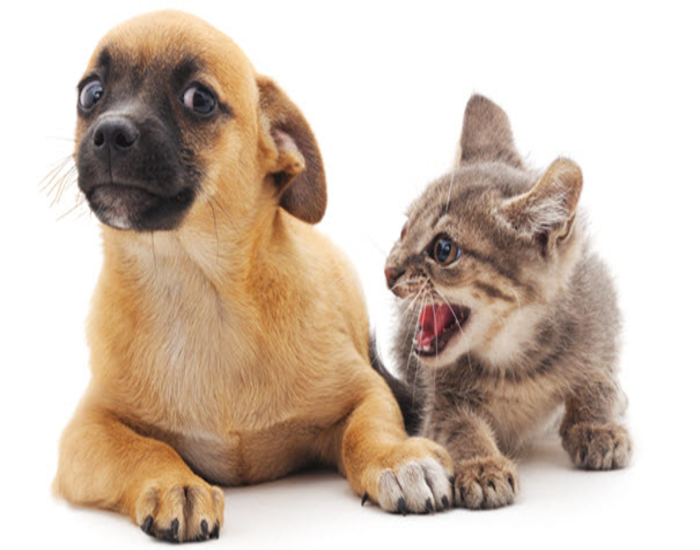
#> input picture 13_object_detection/catdog.png, 700 x 550 px, found by its file name
$ jupyter execute --allow-errors 01_bounding_boxes.ipynb
#> lines starting #> are read from the running program, lines starting #| are printed output that depends on the picture
[cell 1]
import matplotlib.pyplot as plt

import numpy as np

[cell 2]
img = plt.imread('../data/catdog.png')
#> img is the input picture: shape (550, 700, 3) float32; mean R, G, B 0.812, 0.746, 0.689
plt.imshow(img)

[cell 3]
def add_bbox(fig, bbox, color='black', label=None, text_color='white'):
    rect = plt.Rectangle(
        xy=(bbox[0], bbox[1]),
        width=bbox[2]-bbox[0], height=bbox[3]-bbox[1],
        fill=False, edgecolor=color, linewidth=2
    )

    fig.axes.add_patch(rect)
    if label:
        fig.axes.text(
            rect.xy[0], rect.xy[1], label,
            va='center', ha='center', fontsize=9, color=text_color,
            bbox=dict(facecolor=color, lw=0)
        )

[cell 4]
['r', 'g', 'b'] * 3

[cell 5]
def show_bboxes(fig, bboxes, colors=None, labels=None):
    if not labels:
        labels = [None] * len(bboxes)
    if not colors:
        colors =  ['b', 'g', 'r', 'm', 'c'] * len(bboxes)

    for bbox, color, label in zip(bboxes, colors, labels):
        add_bbox(fig, bbox, color, label)

    plt.show()
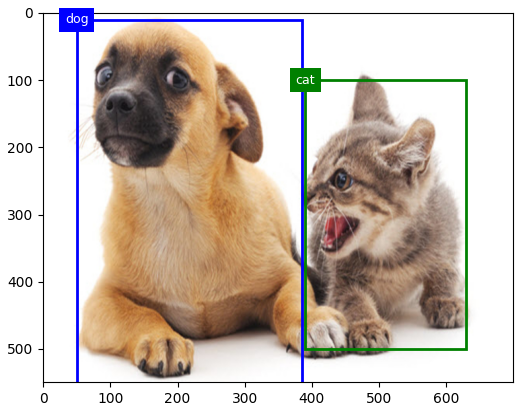
#> figure drawn by matplotlib, 1 panel
